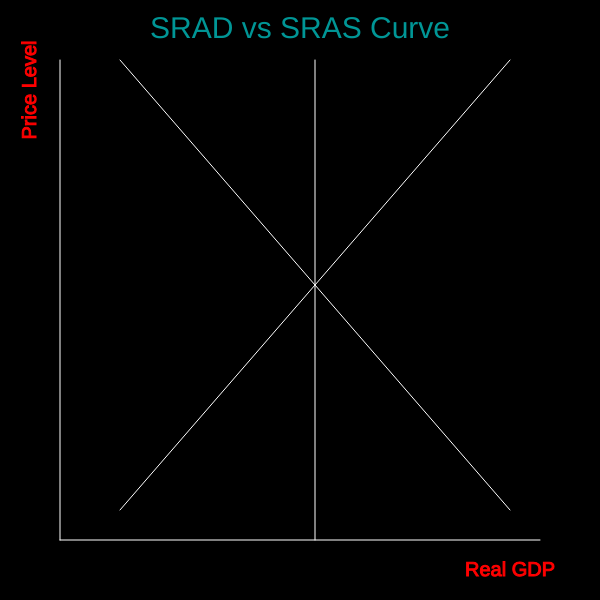
Frame 1 (no input)
Frame 60 (no input): identical to frame 1, image omitted
Frame 120 (the mouse pressed at the canvas centre since frame 60): identical to frame 1, image omitted

The p5.js sketch that drew this single still picture (run headless with seeded random() and noise() and a simulated clock; from frame 60 on, the mouse is pressed at the canvas centre):

// p5.js sketch
// ── sketch.js
let mode;
let graph;
let Reserve = false;
let Purchase = false;
let Sell = false;
let Discount = false;
let tweak;
function setup(){
    createCanvas(600,600);
    mode = 1;
    slider = createSlider(-1,1,0, 0.1);
    tweak = 0;
    button1 = createButton("discount rate");
    button2 = createButton("OMO purchase")
    button5 = createButton("OMO sell")

    button3 = createButton("Reserve Requirement")
    graph = new Graph();
    money = new Money();

    button4 = createButton('change');    

    button1.mousePressed(discount);
    button2.mousePressed(purchase);
    button3.mousePressed(reserve);
    button5.mousePressed(sell);

}
function draw(){
    background(0);
    button4.mousePressed(change);

    switch(mode)
    {
        case 1:
            graph.show();
            graph.plot();
            
            break;
        case 2: 
            money.show();
            money.MS();
            
            break;
    }    
}

function discount()
{
    Discount = true;
    Purchase = false;
    Reserve = false;
    Sell = false;

}
function purchase()
{
    Discount = false;
    Purchase = true;
    Reserve = false;
    Sell = false;
    }
function reserve()
{
    Discount = false;
    Purchase = false;
    Reserve = true;
    Sell = false;
    }
function change()
{
    if(mode == 1)
    {
        mode = 2;
    }else if (mode == 2)
    {
        mode = 1;
    }
}
function sell()
{
    Discount = false;
    Purchase = false;
    Reserve = false;
    Sell = true;
}


// ── graph.js
class Graph
{
    constructor()
    {
        this.constant = 60;
        //graphs
        this.posx = this.constant;
        this.posy = height - this.constant;
        this.posx2 = width - this.constant;
        this.posy2 = this.constant;

        //aggregate curve
        this.shortAposx = this.constant + 60;
        this.shortAposx2 = width - this.constant - 30;
        this.shortAposy = this.constant;
        this.shortAposy2 = height - this.constant - 30;
        //supply curve
        this.shortSposx = this.constant + 60;
        this.shortSposx2 = width - this.constant -30 ;
        this.shortSposy = height- this.constant - 30;
        this.shortSposy2 = this.constant;

        //LRAS
        this.LRASx = width/2 +15;
        this.LRASy1 = height-this.constant;
        this.LRASy2 = 60;



    }
    show()
    {
        stroke(255);
        //graphline
        line(this.posx, this.posy, this.posx2, this.posy);
        line(this.posx, this.posy, this.posx, this.posy2);
        //horizontal
 
        rotate(0);       
    
        //vertical

        //aggregate

        line(this.shortAposx, this.shortAposy, this.shortAposx2, this.shortAposy2);

        //supply
        line(this.shortSposx, this.shortSposy, this.shortSposx2, this.shortSposy2);

        //LRAS
        line(this.LRASx, this.LRASy1, this.LRASx, this.LRASy2);

        //title, x-axis, y-axis
        stroke(0);
        textSize(30);
        fill(0,150, 150);
        
        textAlign(CENTER, CENTER);
        rotate(0);
        text("SRAD vs SRAS Curve", width/2, 30);

        fill(255, 0,0);
        stroke(255,0,0);

        textSize(20);
        text("Real GDP", this.posx2 - 30, this.posy + 30);

        textSize(20);
        textAlign(CENTER, CENTER);
        translate(this.posx - 90, this.posy2 + 90);

        rotate(3 * HALF_PI);
        text("Price Level", this.posx, this.posy2);

        stroke(255);
    }
    plot()
    {
        if(Discount){
            //increase in discount rate leads to decrease in AD
            if(this.shortAposx2 < width && this.shortAposx > this.constant)
            {
                this.shortAposx -= slider.value();
                this.shortAposx2 -= slider.value();
            }
            else if(this.shortAposx2 >= width && slider.value() > 0)
            {
                this.shortAposx -= slider.value();
                this.shortAposx2 -= slider.value();
            }
            else if(this.shortAposx <= this.constant && slider.value() < 0)
            {
                this.shortAposx -= slider.value();
                this.shortAposx2 -= slider.value();
            }
            
        }else if(Purchase)
        {
            //omo purchase leads to increase in money supply, thus increase in AD
            if(this.shortAposx2 < width && this.shortAposx > this.constant)
            {
                this.shortAposx += slider.value();
                this.shortAposx2 += slider.value();
            }
            else if(this.shortAposx2 >= width && slider.value() > 0)
            {
                this.shortAposx += slider.value();
                this.shortAposx2 += slider.value();
            }
            else if(this.shortAposx <= this.constant && slider.value() < 0)
            {
                this.shortAposx += slider.value();
                this.shortAposx2 += slider.value();
            }
        }
        else if(Reserve)
        {
            if(this.shortAposx2 < width && this.shortAposx > this.constant)
            {
                this.shortAposx -= slider.value();
                this.shortAposx2 -= slider.value();
            }
            else if(this.shortAposx2 >= width && slider.value() > 0)
            {
                this.shortAposx -= slider.value();
                this.shortAposx2 -= slider.value();
            }
            else if(this.shortAposx <= this.constant && slider.value() < 0)
            {
                this.shortAposx -= slider.value();
                this.shortAposx2 -= slider.value();
            }
        }
        else if(Sell)
        {
            // omo selling leads to decrease in money supply, thus decrease in AD 
            if(this.shortAposx2 < width && this.shortAposx > this.constant)
            {
                this.shortAposx -= slider.value();
                this.shortAposx2 -= slider.value();
            }
            else if(this.shortAposx2 >= width && slider.value() > 0)
            {
                this.shortAposx -= slider.value();
                this.shortAposx2 -= slider.value();
            }
            else if(this.shortAposx <= this.constant && slider.value() < 0)
            {
                this.shortAposx -= slider.value();
                this.shortAposx2 -= slider.value();
            }
        }
    }
}
// ── money.js
class Money
{
    constructor()
    {
        //graphs
        this.constant = 60;
        //graphs
        this.posx = this.constant;
        this.posy = height - this.constant;
        this.posx2 = width - this.constant;
        this.posy2 = this.constant;

        //demand curve
        this.shortAposx = this.constant+30;
        this.shortAposx2 = width - 70;
        this.shortAposy = 60;
        this.shortAposy2 = height - 70;
        //moneysupply curve
        this.moneySposx = width/2;
        this.moneySposy = height-60;
        this.moneySposy2 = 60;



    }
    show()
    {
        stroke(255);
        line(this.posx, this.posy, this.posx2, this.posy);
        stroke(255);
        line(this.posx, this.posy, this.posx, this.posy2);

        //aggregate
        line(this.shortAposx, this.shortAposy, this.shortAposx2, this.shortAposy2);

        //Moneysupply
        line(this.moneySposx, this.moneySposy, this.moneySposx, this.moneySposy2);

        textSize(30);
        stroke(0);
        fill(0,150, 150);
        
        text("Money Demand vs Money Supply", width/2, 30);
        fill(255, 0,0);
        stroke(255,0,0);

        textSize(20);
        text("Quantity of Money", this.posx2 - 60, this.posy + 30);

        textSize(20);
        textAlign(CENTER, CENTER);
        translate(this.posx - 90, this.posy2 + 90);

        rotate(3 * HALF_PI);
        text("Interest Rate", this.posx, this.posy2);

    }


    
    MS()
    {   
    if(Discount){
        //increase in discount rate leads to decrease in AD
        if(this.moneySposx < this.posx2 && this.moneySposx > this.constant)
        {
            this.moneySposx -= slider.value();
        }
        else if(this.moneySposx >= width && slider.value() > 0)
        {
            this.moneySposx -= slider.value();
        }
        else if(this.moneySposx <= this.constant && slider.value() < 0)
        {
            this.moneySposx -= slider.value();
        }
        
    }else if(Purchase)
    {
        //omo purchase leads to increase in money supply, thus increase in AD
        if(this.moneySposx < this.posx2 && this.moneySposx > this.constant)
        {
            this.moneySposx += slider.value();
        }
        else if(this.moneySposx >= width && slider.value() > 0)
        {
            this.moneySposx += slider.value();
        }
        else if(this.moneySposx <= this.constant && slider.value() < 0)
        {
            this.moneySposx += slider.value();
        }
    }
    else if(Reserve)
    {
        if(this.moneySposx < this.posx2 && this.moneySposx > this.constant)
        {
            this.moneySposx -= slider.value();
        }
        else if(this.moneySposx >= width && slider.value() > 0)
        {
            this.moneySposx -= slider.value();
        }
        else if(this.moneySposx <= this.constant && slider.value() < 0)
        {
            this.moneySposx -= slider.value();
        }
    }
    else if(Sell)
    {
        // omo selling leads to decrease in money supply, thus decrease in AD 
        if(this.moneySposx < this.posx2 && this.moneySposx > this.constant)
        {
            this.moneySposx -= slider.value();
        }
        else if(this.moneySposx >= width && slider.value() > 0)
        {
            this.moneySposx -= slider.value();
        }
        else if(this.moneySposx <= this.constant && slider.value() < 0)
        {
            this.moneySposx -= slider.value();
        }
    }
}

}
